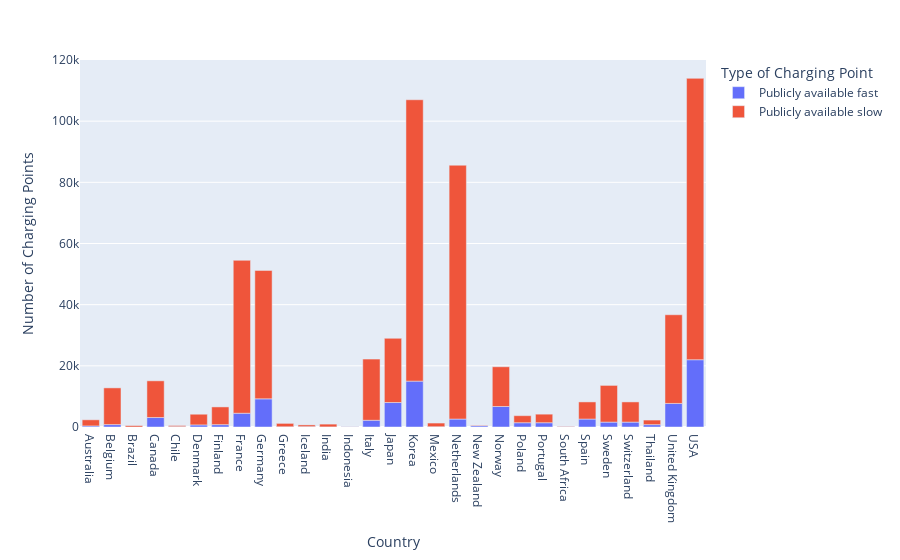

The code cell stored with this chart in its notebook:
### Code cell
fig_3 = px.bar(charging_points_2021_df, x="Country", y="Number of Charging Points", color = "Type of Charging Point")
fig_3.write_image("Output/Charging_Points_By_Country_(Exc_China).png")
fig_3.show()

### Figure 1 — Plotly figure (JSON) as saved in the notebook; plotly's stock layout.template omitted (floating-point values rounded to 4 significant figures)
{"data": [{"alignmentgroup": "True", "hovertemplate": "Type of Charging Point=Publicly available fast<br>Country=%{x}<br>Number of Charging Points=%{y}<extra></extra>", "legendgroup": "Publicly available fast", "marker": {"color": "#636efa", "pattern": {"shape": ""}}, "name": "Publicly available fast", "offsetgroup": "Publicly available fast", "orientation": "v", "showlegend": true, "textposition": "auto", "type": "bar", "x": ["Australia", "Belgium", "Brazil", "Canada", "Chile", "Denmark", "Finland", "France", "Germany", "Greece", "Iceland", "India", "Indonesia", "Italy", "Japan", "Korea", "Mexico", "Netherlands", "New Zealand", "Norway", "Poland", "Portugal", "South Africa", "Spain", "Sweden", "Switzerland", "Thailand", "United Kingdom", "USA"], "xaxis": "x", "y": [350, 790, 4.9, 3100, 120, 680, 770, 4500, 9200, 79, 120, 32, 130, 2200, 8000, 15000, 92, 2600, 430, 6700, 1400, 1400, 160, 2600, 1600, 1600, 770, 7700, 22000], "yaxis": "y"}, {"alignmentgroup": "True", "hovertemplate": "Type of Charging Point=Publicly available slow<br>Country=%{x}<br>Number of Charging Points=%{y}<extra></extra>", "legendgroup": "Publicly available slow", "marker": {"color": "#EF553B", "pattern": {"shape": ""}}, "name": "Publicly available slow", "offsetgroup": "Publicly available slow", "orientation": "v", "showlegend": true, "textposition": "auto", "type": "bar", "x": ["Australia", "Belgium", "Brazil", "Canada", "Chile", "Denmark", "Finland", "France", "Germany", "Greece", "Iceland", "India", "Indonesia", "Italy", "Japan", "Korea", "Mexico", "Netherlands", "New Zealand", "Norway", "Poland", "Portugal", "South Africa", "Spain", "Sweden", "Switzerland", "Thailand", "United Kingdom", "USA"], "xaxis": "x", "y": [2000, 12000, 450, 12000, 360, 3500, 5800, 50000, 42000, 1100, 560, 910, 54, 20000, 21000, 92000, 1200, 83000, 170, 13000, 2300, 2800, 140, 5600, 12000, 6600, 1500, 29000, 92000], "yaxis": "y"}], "layout": {"barmode": "relative", "legend": {"title": {"text": "Type of Charging Point"}, "tracegroupgap": 0}, "margin": {"t": 60}, "xaxis": {"anchor": "y", "domain": [0, 1], "title": {"text": "Country"}}, "yaxis": {"anchor": "x", "domain": [0, 1], "title": {"text": "Number of Charging Points"}}}}
